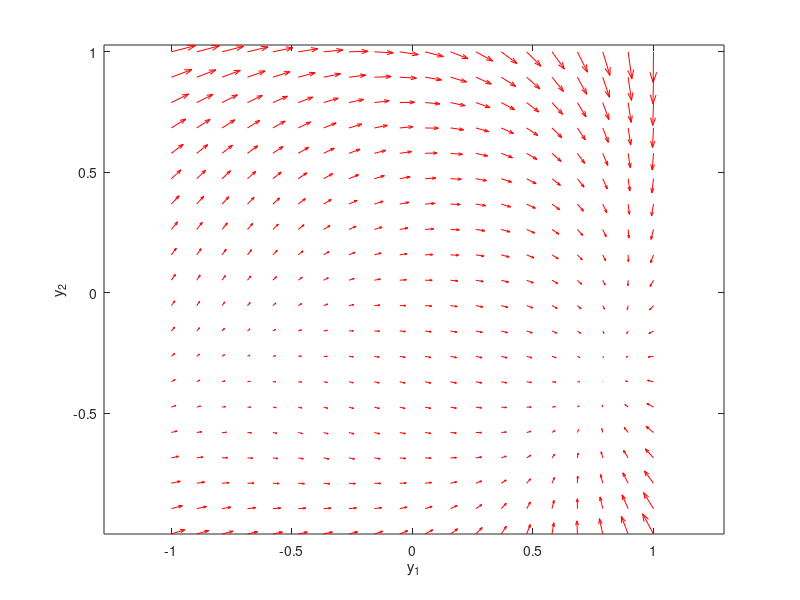

Here is the MATLAB script that generated this plot:
delta = 3.8*10^(-3);
omega=1.4*delta;
k=4.5*delta;
f=3.5*delta;
f = @(t,Y) [(1/2)*(k*Y(1)+f-k*Y(1)^3-f*Y(1)^2+k*Y(1)*Y(2)^2+f*Y(2)^2-2*k*Y(1)*Y(2)^2)-delta*Y(1)+omega*Y(2) ; (1/2)*(k*Y(2)+k*Y(2)*Y(1)^2-k*Y(2)^3-2*k*Y(2)*Y(1)^2-2*f*Y(1)*Y(2))-delta*Y(2)-omega*Y(1)];
y1=linspace(-1,1,20);
y2=linspace(-1,1,20);
[x,y]=meshgrid(y1,y2);
u=zeros(size(x));
v=zeros(size(x));
 
t=0;
 
for i=1:numel(x)
    Yprime=f(t,[x(i);y(i)]);
    u(i)=Yprime(1);
    v(i)=Yprime(2);
end
 
quiver(x,y,u,v,'r'); figure(gcf)
xlabel('y_1')
ylabel('y_2')
axis tight equal;
